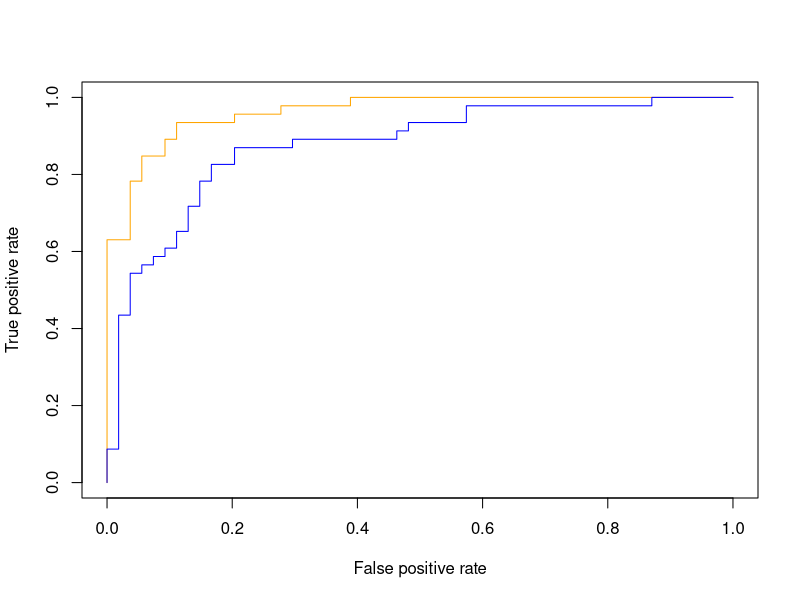
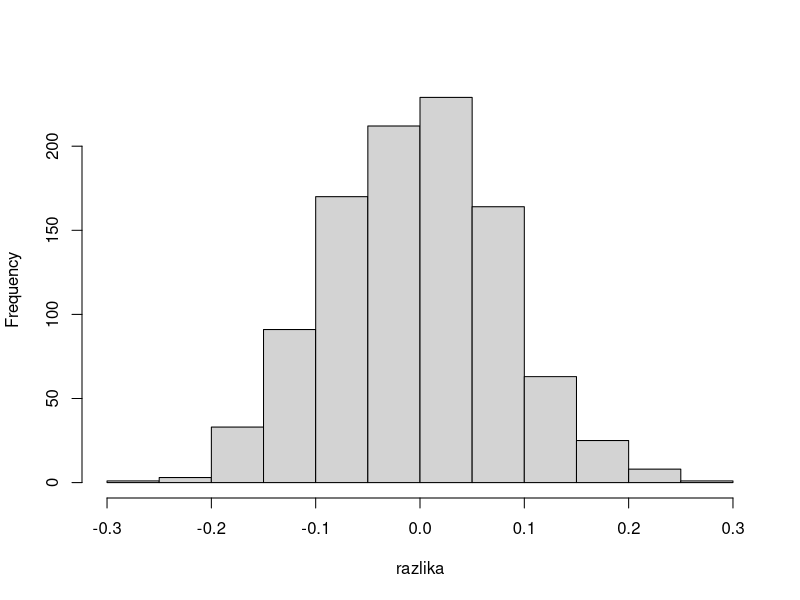
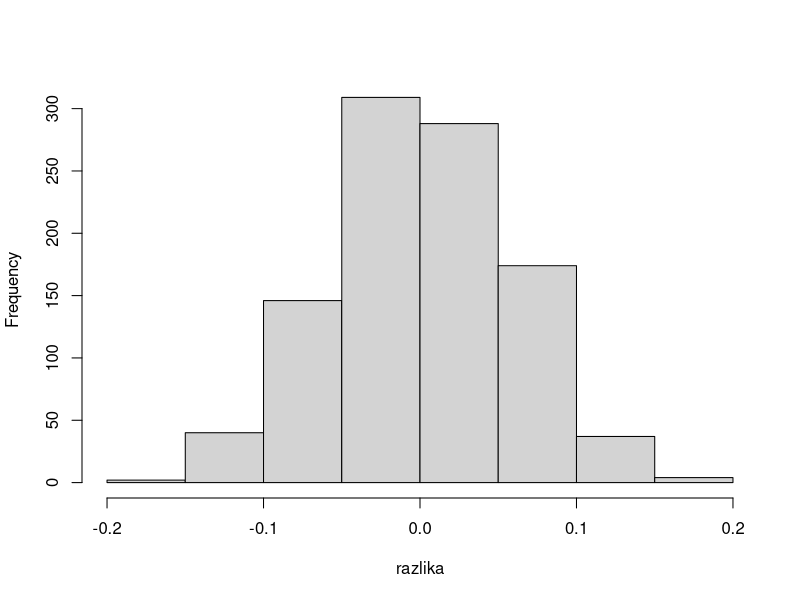
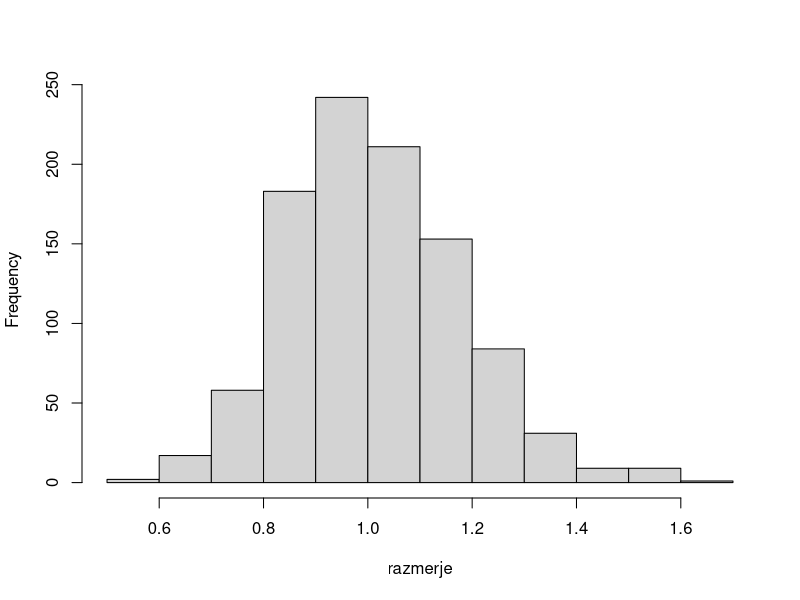
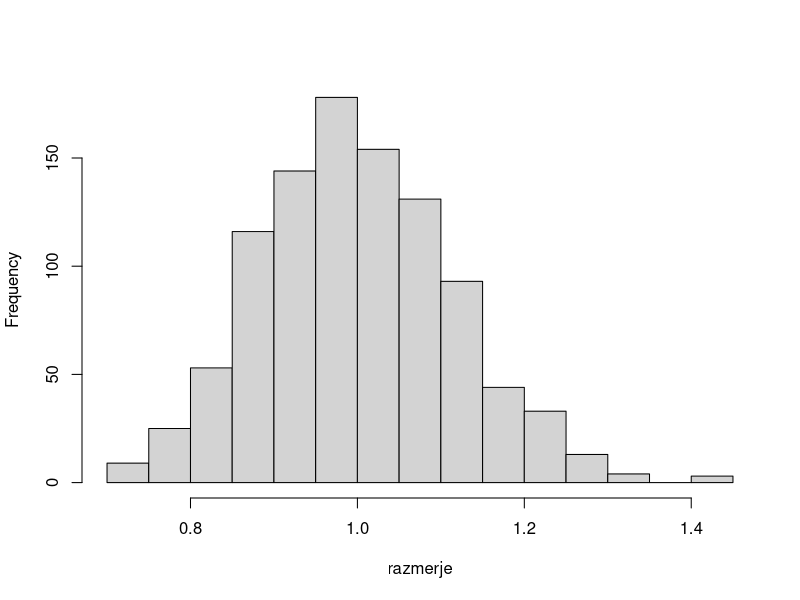
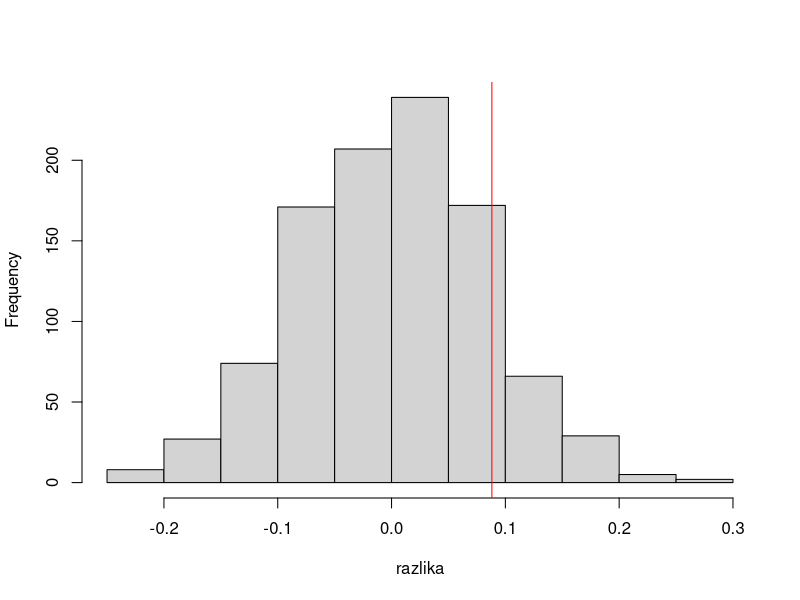
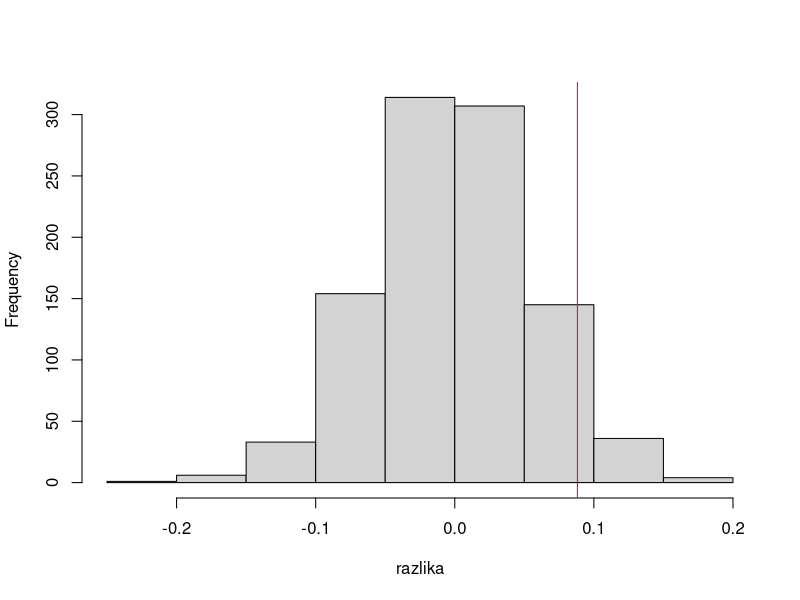
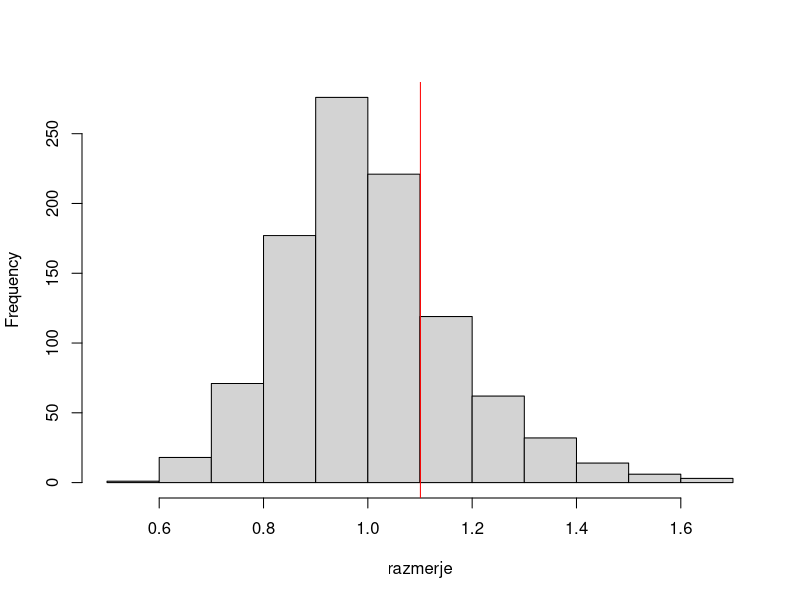

Recreate these plots in R, in order.
## ---- chunk 1
knitr::opts_chunk$set(echo = FALSE, warning = FALSE, message = FALSE)
## ---- chunk 2
# library(MASS)
library(knitr)
library(mvtnorm)
library(ROCR)
## ---- chunk 3
test1 <- function(x,y){
  razlika = c()
  for (k in 1:1000){
    # Korak 1:
    xp1<-x[sample(1:n),1] #permutacija x-a
    xp2<-x[sample(1:n),2]
    
    # Korak 2:
    #AUC = ploščina pod ROC krivuljo
    df <- data.frame(xp1,y)
    colnames(df) = c("predictions","labels")
    pred <- prediction(df$predictions, df$labels)
    auc_ROCR1 <- performance(pred, measure = "auc")
    auc_ROCR1 <- auc_ROCR1@y.values[[1]]
    
    df <- data.frame(xp2,y)
    colnames(df) = c("predictions","labels")
    pred <- prediction(df$predictions, df$labels)
    auc_ROCR2 <- performance(pred, measure = "auc")
    auc_ROCR2 <- auc_ROCR2@y.values[[1]]
    
    razlika[k] = auc_ROCR1 - auc_ROCR2
  }
  hist(razlika, main="")
  p.vrednost <<- sum(razlika>originalna_razlika)/1000
}
## ---- chunk 4
test2 <- function(x,y){
  razlika = c()
  for (k in 1:1000){
    yp<-y[sample(1:n)] #permutacija y-a
    
    df <- data.frame(x[,1],yp)
    colnames(df) = c("predictions","labels")
    pred <- prediction(df$predictions, df$labels)
    auc_ROCR1 <- performance(pred, measure = "auc")
    auc_ROCR1 <- auc_ROCR1@y.values[[1]]
    
    df <- data.frame(x[,2],yp)
    colnames(df) = c("predictions","labels")
    pred <- prediction(df$predictions, df$labels)
    auc_ROCR2 <- performance(pred, measure = "auc")
    auc_ROCR2 <- auc_ROCR2@y.values[[1]]
    
    razlika[k] = auc_ROCR1 - auc_ROCR2
  }
  hist(razlika, main="")
  p.vrednost <<- sum(razlika>originalna_razlika)/1000
}
## ---- chunk 5
test3 <- function(x,y){
  razmerje = c()
  for (k in 1:1000){
    xp1<-x[sample(1:n),1] #permutacija x-a
    xp2<-x[sample(1:n),2]
    
    df <- data.frame(xp1,y)
    colnames(df) = c("predictions","labels")
    pred <- prediction(df$predictions, df$labels)
    auc_ROCR1 <- performance(pred, measure = "auc")
    auc_ROCR1 <- auc_ROCR1@y.values[[1]]
    
    df <- data.frame(xp2,y)
    colnames(df) = c("predictions","labels")
    pred <- prediction(df$predictions, df$labels)
    auc_ROCR2 <- performance(pred, measure = "auc")
    auc_ROCR2 <- auc_ROCR2@y.values[[1]]
    
    razmerje[k] = auc_ROCR1/auc_ROCR2
  }
  hist(razmerje, main="")
  p.vrednost <<- sum(razmerje>originalno_razmerje)/1000
}
## ---- chunk 6
test4 <- function(x,y){
  razmerje = c()
  for (k in 1:1000){
    yp<-y[sample(1:n)] #permutacija y-a
    
    df <- data.frame(x[,1],yp)
    colnames(df) = c("predictions","labels")
    pred <- prediction(df$predictions, df$labels)
    auc_ROCR1 <- performance(pred, measure = "auc")
    auc_ROCR1 <- auc_ROCR1@y.values[[1]]
    
    df <- data.frame(x[,2],yp)
    colnames(df) = c("predictions","labels")
    pred <- prediction(df$predictions, df$labels)
    auc_ROCR2 <- performance(pred, measure = "auc")
    auc_ROCR2 <- auc_ROCR2@y.values[[1]]
    
    razmerje[k] = auc_ROCR1/auc_ROCR2
  }
  hist(razmerje, main="")
  p.vrednost <<- sum(razmerje>originalno_razmerje)/1000
}
## ---- chunk 7
n=100 #najprej vzemi velik n, nato lahko manjše vzorce (najprej sva probali z 10000)
korelacije = matrix(0.4, nrow=2, ncol=2)
diag(korelacije) = 1
x <- rmvnorm(n=n, mean=c(0,2), sigma=korelacije)
y = 6*x[,1]+2*x[,2] + rnorm(n,0,1)
#median(y) #meja, od kje naprej so bolni, da jih je približno polovica
meja=4
y[y<meja] <- 0
y[y>=meja] <- 1

df <- data.frame(x[,1],y)
colnames(df) = c("predictions","labels")
pred <- prediction(df$predictions, df$labels)
perf <- performance(pred,"tpr","fpr")
plot(perf,col="orange")

auc_ROCR1 <- performance(pred, measure = "auc")
auc_ROCR1 <- auc_ROCR1@y.values[[1]] #želimo čim večjo vrednost

df <- data.frame(x[,2],y)
colnames(df) = c("predictions","labels")
pred <- prediction(df$predictions, df$labels)
perf <- performance(pred,"tpr","fpr")
plot(perf,col="blue", add=TRUE)

auc_ROCR2 <- performance(pred, measure = "auc")
auc_ROCR2 <- auc_ROCR2@y.values[[1]]

#shraniva za permutacijske teste
originalna_razlika = auc_ROCR1 - auc_ROCR2
originalno_razmerje = auc_ROCR1/auc_ROCR2
## ---- chunk 8
podatki <- cbind(x,y)
colnames(podatki) = cbind("x1","x2","y")
tabela1 <- head(podatki)
kable(tabela1, caption="Izsek iz tabele podatkov")
## ---- chunk 9
y.test = 2*x[,1]+2*x[,2] + rnorm(n,0,1)
#median(y.test) #meja, od kje naprej so bolni, da jih je približno polovica
meja=4
y.test[y.test<meja] <- 0
y.test[y.test>=meja] <- 1
## ---- chunk 10
test1(x,y.test)
## ---- chunk 11
test2(x,y.test)
## ---- chunk 12
test3(x,y.test)
## ---- chunk 13
test4(x,y.test)
## ---- chunk 14
test1(x=x,y=y)
abline(v=originalna_razlika, col="red", add=TRUE)
## ---- chunk 15
test2(x=x,y=y)
abline(v=originalna_razlika, col="red", add=TRUE)
## ---- chunk 16
test3(x=x,y=y)
abline(v=originalno_razmerje, col="red", add=TRUE)
## ---- chunk 17
test4(x=x,y=y)
abline(v=originalno_razmerje, col="red", add=TRUE)
